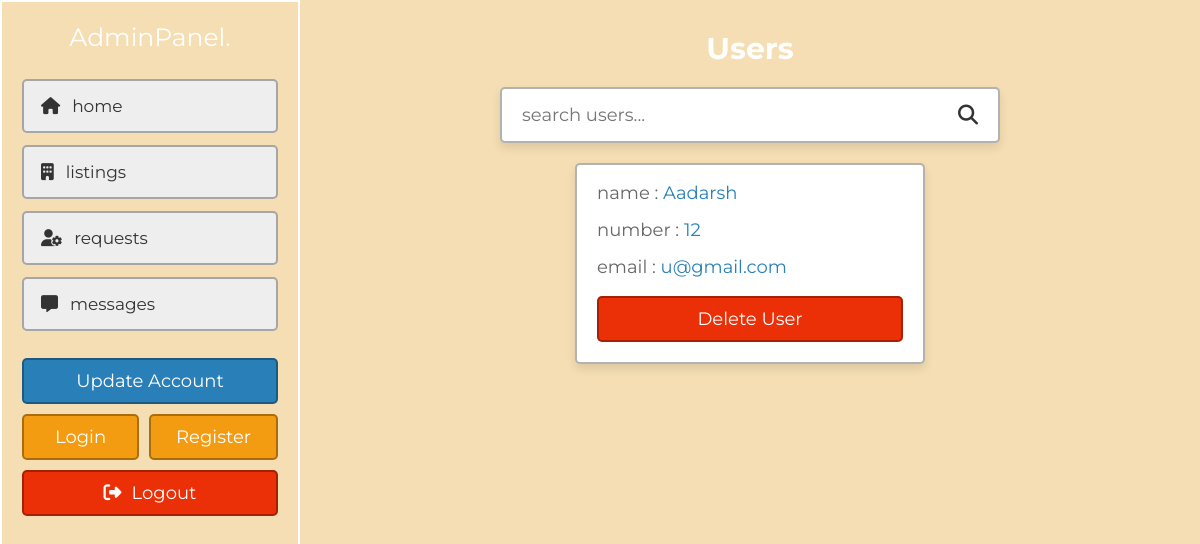
Page /admin/users.php (signed in) on the earlier database version.
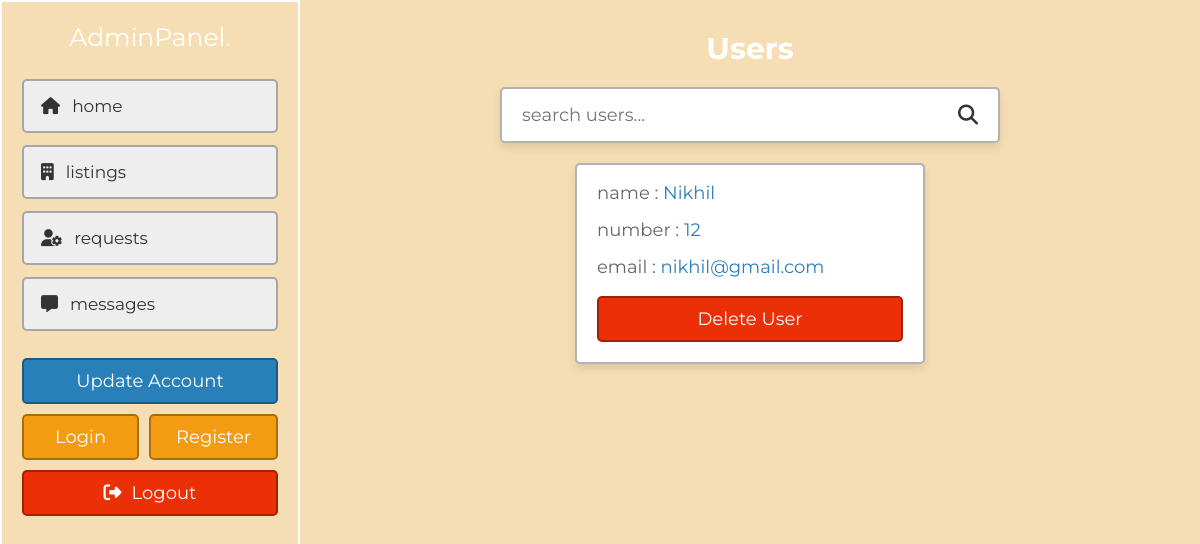
Same page on the later database version.
### tables this page shows
CREATE TABLE `users` (
  `id` int(20) NOT NULL,
  `name` varchar(50) NOT NULL,
  `number` varchar(10) NOT NULL,
  `email` varchar(50) NOT NULL,
  `password` varchar(50) NOT NULL
);

### admin/users.php (the view, shortened to what this page needs)
<?php
include '../components/connect.php';
?>
<!DOCTYPE html>
<html lang="en">
<head>
   <link rel="stylesheet" href="https://cdnjs.cloudflare.com/ajax/libs/font-awesome/6.2.0/css/all.min.css">
   <link rel="stylesheet" href="../css/admin_style.css">
</head>
<body>
<?php include '../components/admin_header.php'; ?>
<section class="grid">
   <h1 class="heading">users</h1>
   <form action="" method="POST" class="search-form">
      <input type="text" name="search_box" placeholder="search users..." maxlength="100" required>
      <button type="submit" class="fas fa-search" name="search_btn"></button>
   </form>
   <div class="box-container">
   <?php
      if(isset($_POST['search_box']) OR isset($_POST['search_btn'])){
         $search_box = $_POST['search_box'];
         $search_box = filter_var($search_box, FILTER_SANITIZE_STRING);
         $select_users = $conn->prepare("SELECT * FROM `users` WHERE name LIKE '%{$search_box}%' OR number LIKE '%{$search_box}%' OR email LIKE '%{$search_box}%'");
         $select_users->execute();
      }else{
         $select_users = $conn->prepare("SELECT * FROM `users`");
         $select_users->execute();
      }
      if($select_users->rowCount() > 0){
         while($fetch_users = $select_users->fetch(PDO::FETCH_ASSOC)){
   ?>
   <div class="box">
      <p>name : <span><?= $fetch_users['name']; ?></span></p>
      <p>number : <a href="tel:<?= $fetch_users['number']; ?>"><?= $fetch_users['number']; ?></a></p>
      <p>email : <a href="mailto:<?= $fetch_users['email']; ?>"><?= $fetch_users['email']; ?></a></p>
      <form action="" method="POST">
         <input type="submit" value="delete user" onclick="return confirm('delete this user?');" name="delete" class="delete-btn">
      </form>
   </div>
   <?php
      }
   }elseif(isset($_POST['search_box']) OR isset($_POST['search_btn'])){
      echo '<p class="empty">results not found!</p>';
   }else{
      echo '<p class="empty">no users accounts added yet!</p>';
   }
   ?>
   </div>
</section>
</body>
</html>

Differences in the rows shown:
changed users: name "Aadarsh" → "Nikhil"; email "u@gmail.com" → "nikhil@gmail.com"
